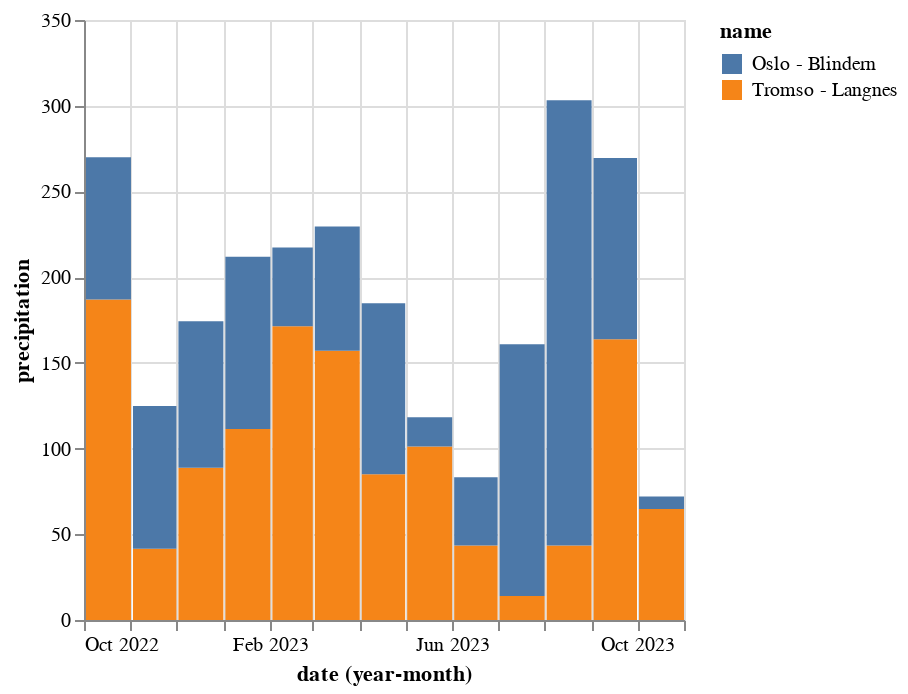

This figure's notebook cell:
### Code cell
alt.Chart(data_monthly).mark_bar().encode(
    x="yearmonth(date):T",
    y="precipitation",
    color="name",
)

### Figure 1 — Vega-Lite specification as saved in the notebook (floating-point values rounded to 4 significant figures)
{"config": {"view": {"continuousWidth": 300, "continuousHeight": 300}}, "data": {"name": "data-51c9c11abac8f29e07a99e816a05729d"}, "mark": {"type": "bar"}, "encoding": {"color": {"field": "name", "type": "nominal"}, "x": {"field": "date", "timeUnit": "yearmonth", "type": "temporal"}, "y": {"field": "precipitation", "type": "quantitative"}}, "$schema": "https://vega.github.io/schema/vega-lite/v5.20.1.json", "datasets": {"data-51c9c11abac8f29e07a99e816a05729d": [{"name": "Tromso - Langnes", "station": "SN90490", "date": "2022-10-01T00:00:00", "max temperature": 10.7, "precipitation": 187.0, "min temperature": -4.2}, {"name": "Tromso - Langnes", "station": "SN90490", "date": "2022-11-01T00:00:00", "max temperature": 8.5, "precipitation": 41.5, "min temperature": -7.0}, {"name": "Tromso - Langnes", "station": "SN90490", "date": "2022-12-01T00:00:00", "max temperature": 5.6, "precipitation": 88.8, "min temperature": -11.7}, {"name": "Tromso - Langnes", "station": "SN90490", "date": "2023-01-01T00:00:00", "max temperature": 7.7, "precipitation": 111.4, "min temperature": -13.9}, {"name": "Tromso - Langnes", "station": "SN90490", "date": "2023-02-01T00:00:00", "max temperature": 6.6, "precipitation": 171.3, "min temperature": -10.7}, {"name": "Tromso - Langnes", "station": "SN90490", "date": "2023-03-01T00:00:00", "max temperature": 4.5, "precipitation": 157.0, "min temperature": -15.1}, {"name": "Tromso - Langnes", "station": "SN90490", "date": "2023-04-01T00:00:00", "max temperature": 9.8, "precipitation": 85.0, "min temperature": -7.1}, {"name": "Tromso - Langnes", "station": "SN90490", "date": "2023-05-01T00:00:00", "max temperature": 17.7, "precipitation": 101.2, "min temperature": -4.6}, {"name": "Tromso - Langnes", "station": "SN90490", "date": "2023-06-01T00:00:00", "max temperature": 25.4, "precipitation": 43.4, "min temperature": -0.4}, {"name": "Tromso - Langnes", "station": "SN90490", "date": "2023-07-01T00:00:00", "max temperature": 26.7, "precipitation": 14.0, "min temperature": 6.0}, {"name": "Tromso - Langnes", "station": "SN90490", "date": "2023-08-01T00:00:00", "max temperature": 25.1, "precipitation": 43.4, "min temperature": 5.4}, {"name": "Tromso - Langnes", "station": "SN90490", "date": "2023-09-01T00:00:00", "max temperature": 19.3, "precipitation": 163.7, "min temperature": 0.3}, {"name": "Tromso - Langnes", "station": "SN90490", "date": "2023-10-01T00:00:00", "max temperature": 9.8, "precipitation": 64.8, "min temperature": -0.6}, {"name": "Oslo - Blindern", "station": "SN18700", "date": "2022-10-01T00:00:00", "max temperature": 17.1, "precipitation": 82.9, "min temperature": -0.4}, {"name": "Oslo - Blindern", "station": "SN18700", "date": "2022-11-01T00:00:00", "max temperature": 15.1, "precipitation": 83.4, "min temperature": -2.1}, {"name": "Oslo - Blindern", "station": "SN18700", "date": "2022-12-01T00:00:00", "max temperature": 6.5, "precipitation": 85.5, "min temperature": -14.6}, {"name": "Oslo - Blindern", "station": "SN18700", "date": "2023-01-01T00:00:00", "max temperature": 7.2, "precipitation": 100.5, "min temperature": -13.4}, {"name": "Oslo - Blindern", "station": "SN18700", "date": "2023-02-01T00:00:00", "max temperature": 10.2, "precipitation": 46.0, "min temperature": -9.4}, {"name": "Oslo - Blindern", "station": "SN18700", "date": "2023-03-01T00:00:00", "max temperature": 9.8, "precipitation": 72.6, "min temperature": -12.6}, {"name": "Oslo - Blindern", "station": "SN18700", "date": "2023-04-01T00:00:00", "max temperature": 19.8, "precipitation": 99.7, "min temperature": -4.7}, {"name": "Oslo - Blindern", "station": "SN18700", "date": "2023-05-01T00:00:00", "max temperature": 24.2, "precipitation": 17.0, "min temperature": -0.8}, {"name": "Oslo - Blindern", "station": "SN18700", "date": "2023-06-01T00:00:00", "max temperature": 31.8, "precipitation": 39.9, "min temperature": 4.6}, {"name": "Oslo - Blindern", "station": "SN18700", "date": "2023-07-01T00:00:00", "max temperature": 28.4, "precipitation": 146.9, "min temperature": 8.6}, {"name": "Oslo - Blindern", "station": "SN18700", "date": "2023-08-01T00:00:00", "max temperature": 24.5, "precipitation": 259.8, "min temperature": 9.8}, {"name": "Oslo - Blindern", "station": "SN18700", "date": "2023-09-01T00:00:00", "max temperature": 25.1, "precipitation": 105.8, "min temperature": 5.3}, {"name": "Oslo - Blindern", "station": "SN18700", "date": "2023-10-01T00:00:00", "max temperature": 17.1, "precipitation": 7.3, "min temperature": -0.7}]}}
